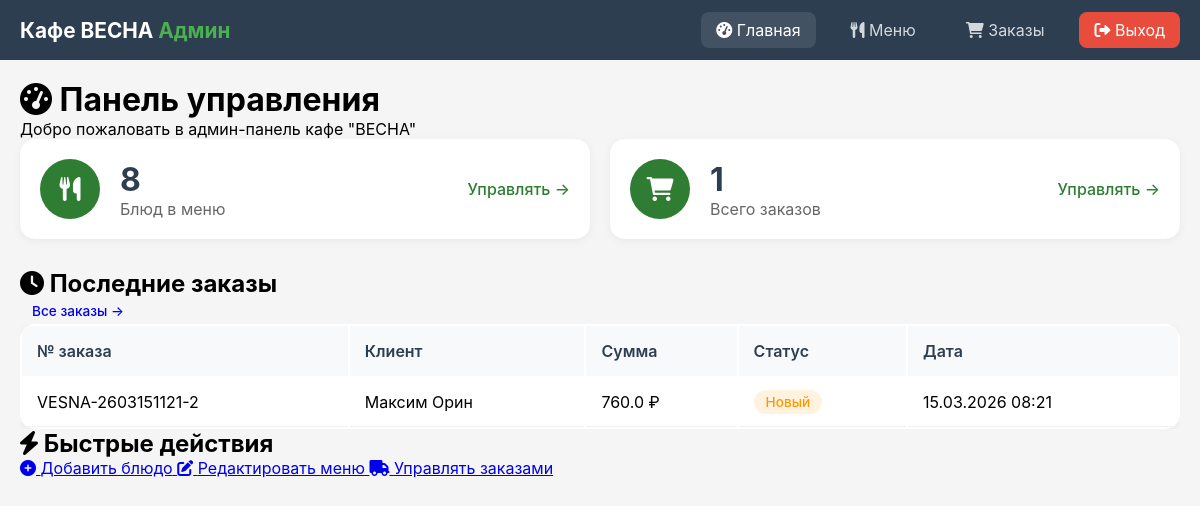
Before: /admin (signed in) with the older database file.
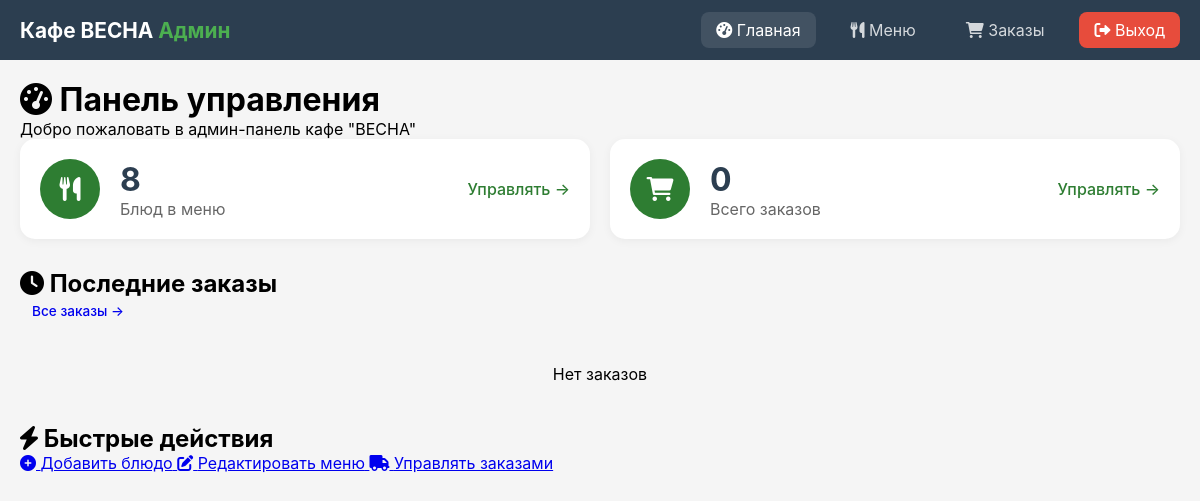
After: the same page with the newer database file.
### app.py (models this page shows, shortened)
class Order(db.Model):
    __tablename__ = 'order'
    id = db.Column(db.Integer, primary_key=True)
    order_number = db.Column(db.String(20), unique=True, nullable=False)
    customer_name = db.Column(db.String(100), nullable=False)
    phone = db.Column(db.String(20), nullable=False)
    address = db.Column(db.String(200), nullable=False)
    comment = db.Column(db.Text)
    items = db.Column(db.Text)
    total = db.Column(db.Float, nullable=False)
    status = db.Column(db.String(20), default='new')
    created_at = db.Column(db.DateTime, default=datetime.utcnow)

### app.py (the view)
@app.route('/admin')
def admin_dashboard():
    if not session.get('admin_logged_in'):
        return redirect(url_for('admin_login'))
    total_items = MenuItem.query.count()
    total_orders = Order.query.count()
    recent_orders = Order.query.order_by(Order.created_at.desc()).limit(5).all()
    return render_template('admin/dashboard.html',
                         total_items=total_items,
                         total_orders=total_orders,
                         recent_orders=recent_orders)

### app.py (called while the page is built)
@app.context_processor
def utility_processor():
    return {
        'image_exists': image_exists,
        'get_safe_image_url': get_safe_image_url,
        'now': datetime.now(),
        'cafe_name': CAFE_NAME,
        'cafe_address': CAFE_ADDRESS,
        'cafe_phone': CAFE_PHONE,
        'cafe_email': CAFE_EMAIL,
        'cafe_work_hours': CAFE_WORK_HOURS,
        'cafe_description': CAFE_DESCRIPTION,
        'cafe_slogan': CAFE_SLOGAN,
        'cafe_latitude': CAFE_LATITUDE,
        'cafe_longitude': CAFE_LONGITUDE,
        'cafe_image': CAFE_IMAGE,
        'cafe_image2': CAFE_IMAGE2,
        'social_instagram': SOCIAL_INSTAGRAM,
        'social_vk': SOCIAL_VK,
        'social_telegram': SOCIAL_TELEGRAM
    }

### templates/admin/dashboard.html (shortened to what this page needs)
{% extends "admin/base.html" %}
{% block content %}
<div class="dashboard-header">
    <h1><i class="fas fa-tachometer-alt"></i> Панель управления</h1>
    <p>Добро пожаловать в админ-панель кафе "ВЕСНА"</p>
</div>
<div class="stats-grid">
    <div class="stat-card">
        <div class="stat-icon">
            <i class="fas fa-utensils"></i>
        </div>
        <div class="stat-info">
            <h3>{{ total_items }}</h3>
            <p>Блюд в меню</p>
        </div>
        <a href="{{ url_for('admin_menu') }}" class="stat-link">Управлять →</a>
    </div>
    <div class="stat-card">
        <div class="stat-icon">
            <i class="fas fa-shopping-cart"></i>
        </div>
        <div class="stat-info">
            <h3>{{ total_orders }}</h3>
            <p>Всего заказов</p>
        </div>
        <a href="{{ url_for('admin_orders') }}" class="stat-link">Управлять →</a>
    </div>
</div>
<div class="recent-orders">
    <div class="card-header">
        <h2><i class="fas fa-clock"></i> Последние заказы</h2>
        <a href="{{ url_for('admin_orders') }}" class="btn btn-sm">Все заказы →</a>
    </div>
    {% if recent_orders %}
    <div class="table-responsive">
        <table class="admin-table">
            <thead>
                <tr>
                    <th>№ заказа</th>
                    <th>Клиент</th>
                    <th>Сумма</th>
                    <th>Статус</th>
                    <th>Дата</th>
                </tr>
            </thead>
            <tbody>
                {% for order in recent_orders %}
                <tr>
                    <td>{{ order.order_number }}</td>
                    <td>{{ order.customer_name }}</td>
                    <td>{{ order.total }} ₽</td>
                    <td>
                        <span class="status-badge status-{{ order.status }}">
                            {% if order.status == 'new' %}Новый
                            {% elif order.status == 'confirmed' %}Подтвержден
                            {% elif order.status == 'preparing' %}Готовится
                            {% elif order.status == 'delivering' %}Доставляется
                            {% elif order.status == 'delivered' %}Доставлен
                            {% else %}{{ order.status }}{% endif %}
                        </span>
                    </td>
                    <td>{{ order.created_at.strftime('%d.%m.%Y %H:%M') }}</td>
                </tr>
                {% endfor %}
            </tbody>
        </table>
    </div>
    {% else %}
    <p class="text-center" style="padding: 40px;">Нет заказов</p>
    {% endif %}
</div>
<div class="quick-actions">
    <h2><i class="fas fa-bolt"></i> Быстрые действия</h2>
    <div class="actions-grid">
        <a href="{{ url_for('admin_add_item') }}" class="action-card">
            <i class="fas fa-plus-circle"></i>
            <span>Добавить блюдо</span>
        </a>
        <a href="{{ url_for('admin_menu') }}" class="action-card">
            <i class="fas fa-edit"></i>
            <span>Редактировать меню</span>
        </a>
        <a href="{{ url_for('admin_orders') }}" class="action-card">
            <i class="fas fa-truck"></i>
            <span>Управлять заказами</span>
        </a>
    </div>
</div>
{% endblock %}

Changed rows visible on the page:
removed Order: order_number "VESNA-2603151121-2", customer_name "Максим Орин", total "760.0", status "Новый", created_at "15.03.2026 08:21"
Other visible differences:
{{ total_orders }}: "1" → "0"
text no longer shown: "№ заказа Клиент Сумма Статус Дата"
text now shown: "Нет заказов"
